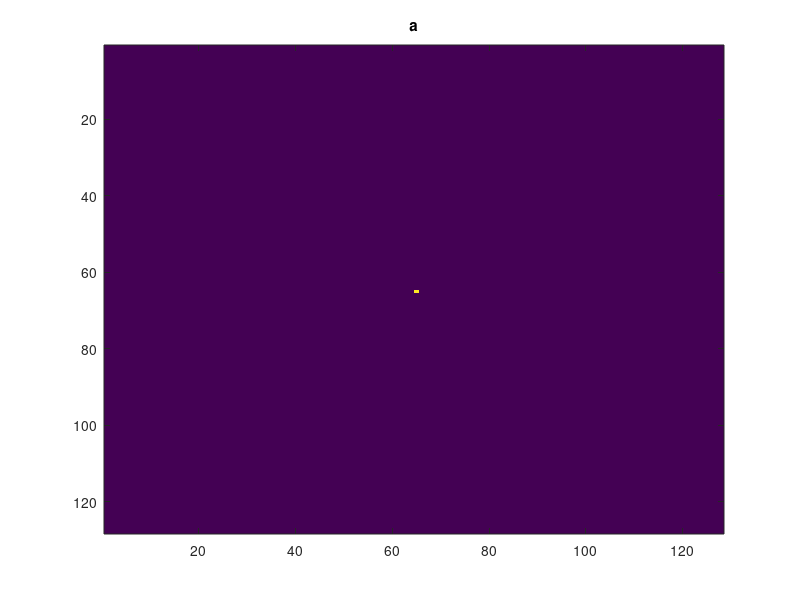
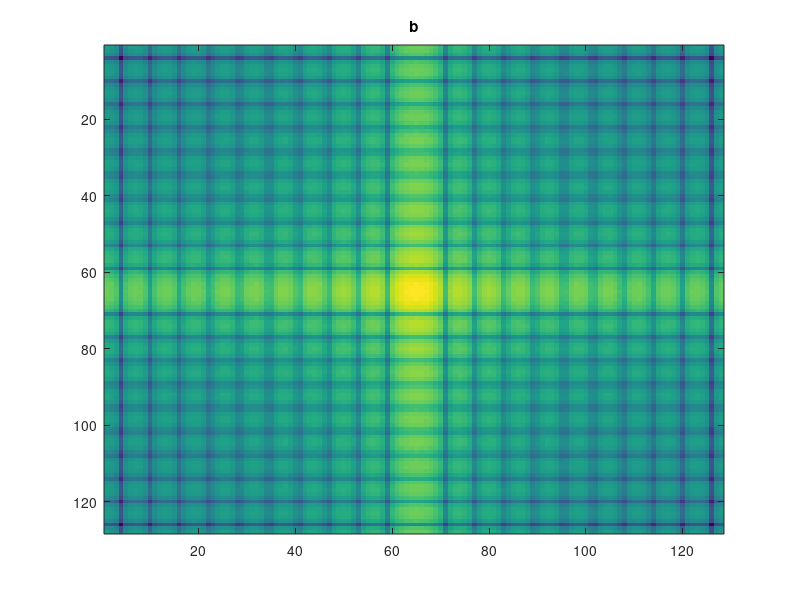
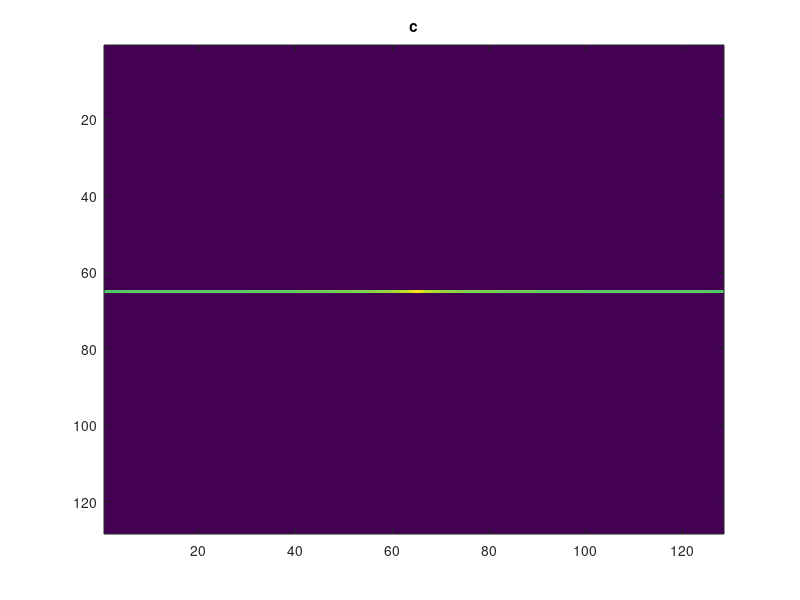
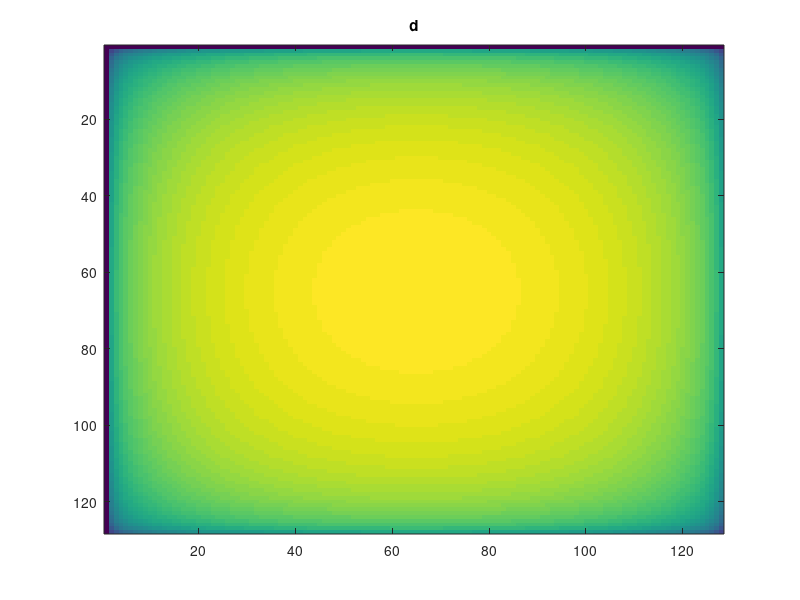

The MATLAB source for these figures, in order:
% Exercise 6, Task 2 Mikhail Silaev
close all
clear all

%a
I = ones(128,128)/2;
If = fftshift(fft2(I));
figure
z =  abs(If);
imagesc( (log(z+0.0001)))
title("a")

%b
sz_x=128;
sz_y=128;
I = zeros(128,128);
I(floor(sz_y/2)-10: floor(sz_y/2)+10, floor(sz_x/2)-10: floor(sz_x/2)+10) =256;
If = fftshift(fft2(I));
figure
z =  (abs(If));
imagesc( (log(z+0.0001)))


title("b")

%c
I=repmat((0:127)/127, 128,1);
If = fftshift(fft2(I));
figure
z =  (abs(If));
imagesc( (log(z+0.0001)))

title("c")

%d
I = zeros(128,128);
I(floor(sz_y/2): floor(sz_y/2)+1, floor(sz_x/2): floor(sz_x/2)+1) =1/4;
If = fftshift(fft2(I));
figure
z =  (abs(If));
imagesc( (log(z+0.0001)))


title("d")

%e
[x,y] = meshgrid(1:128,1:128);
I = cos(8*pi*x/128)+cos(8*pi*y/128);
If = fftshift(fft2(I));
figure
z =  (abs(If));
imagesc( (log(z+0.0001)))

title("f")


% From the FT we get the information about frequency (or more correctly momentum)
% components of the image.

% DFT of image 1 is concentrated at zero frequency because the image is
% constant







